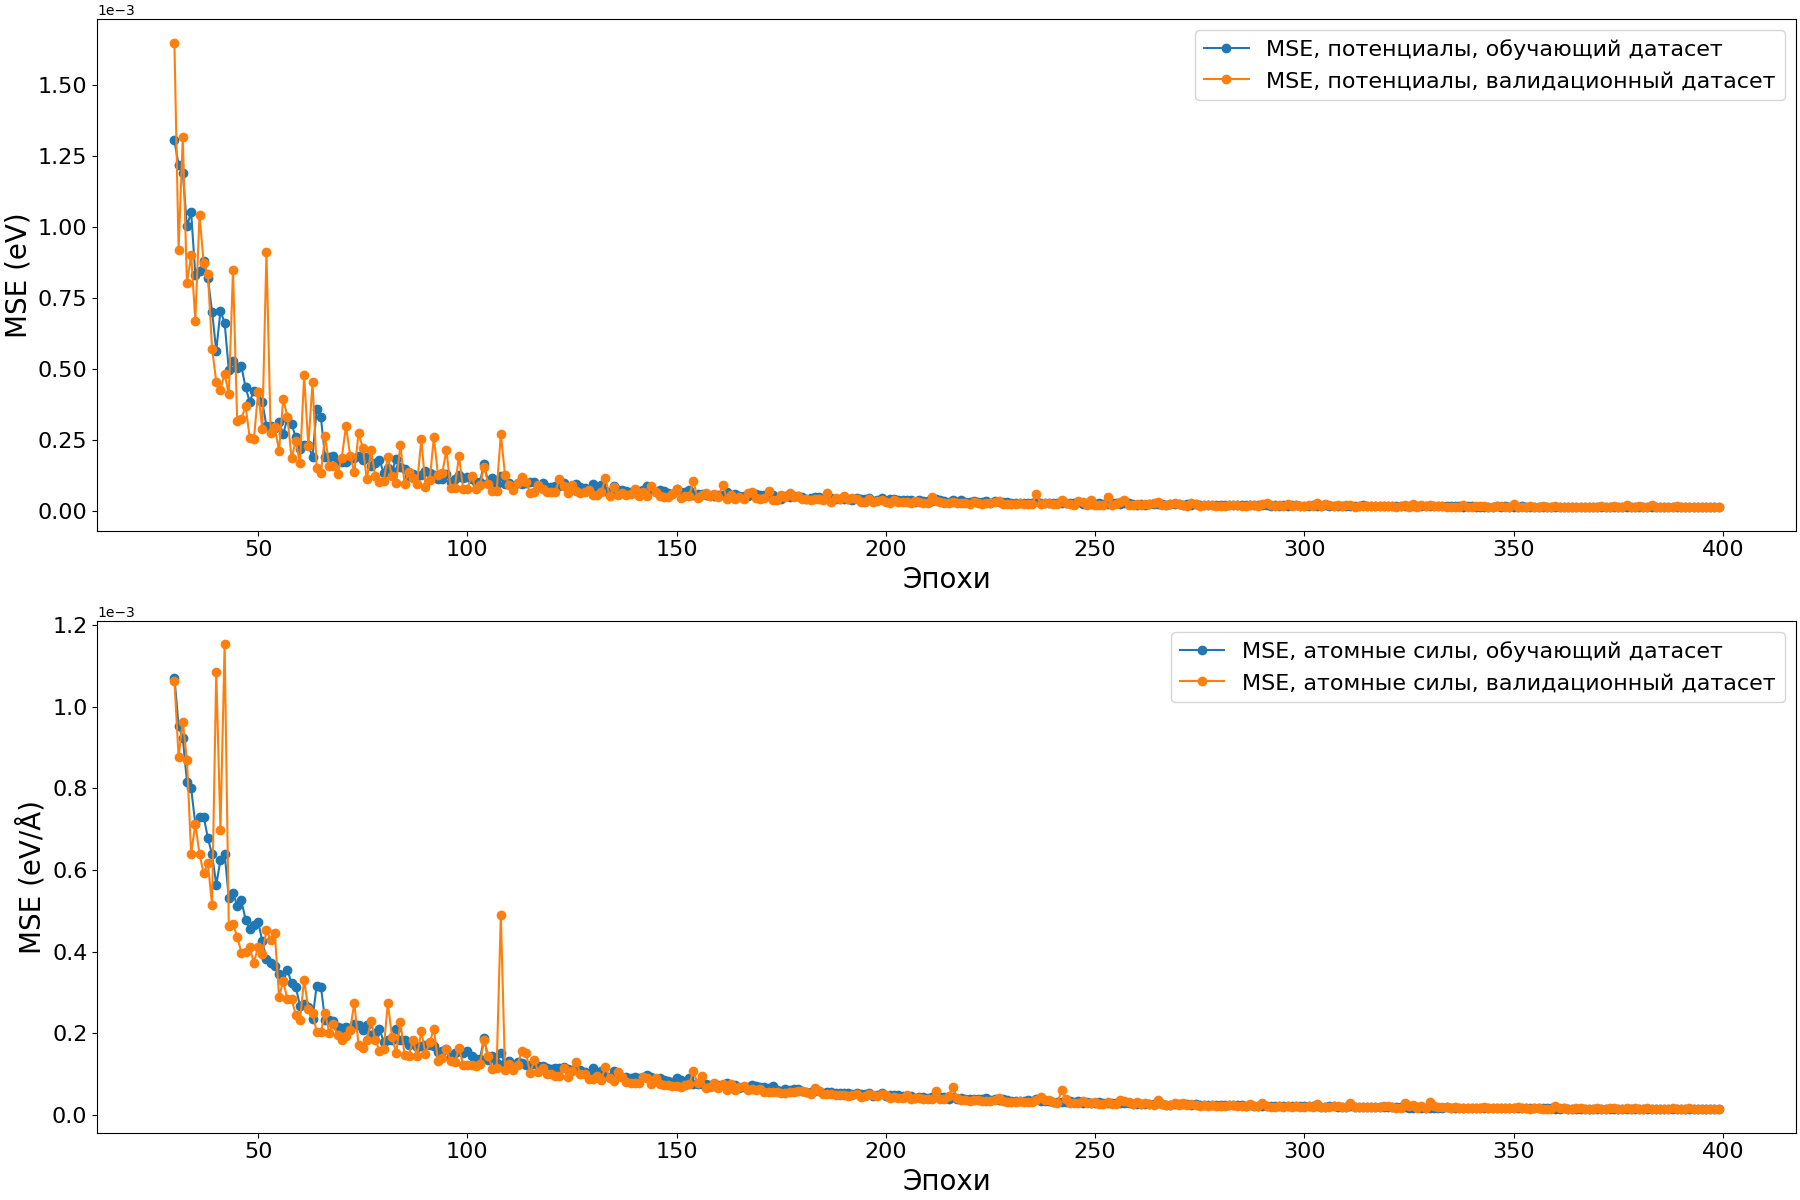

Write Python code to recreate this figure.
#!/usr/bin/env python
# -*- coding: utf-8 -*-

import re
import traceback

import matplotlib.pyplot as plt
from matplotlib.ticker import ScalarFormatter
import numpy as np
import pandas as pd

data = {
    "train_e_nn": [],
    "val_e_nn": [],
    "train_f_nn": [],
    "val_f_nn": [],
    "train_total": [],
    "val_total": [],
}

with open("output/net_dimer.log", "r") as file:
    line = file.readline()
    while line:
        try:
            info = re.findall(r"\d+.\d+e[+-]+\d+", line)
            if len(info) == 0:
                line = file.readline()
                continue
            if line.find("training") != -1:
                e_rmse, f_rmse, total_rmse = info
                data["train_e_nn"].append(float(e_rmse))
                data["train_f_nn"].append(float(f_rmse))
                data["train_total"].append(float(total_rmse))
            elif line.find("validation") != -1:
                info = re.findall(r"\d+.\d+e[+-]+\d+", line)
                e_rmse, f_rmse, total_rmse = info
                data["val_e_nn"].append(float(e_rmse))
                data["val_f_nn"].append(float(f_rmse))
                data["val_total"].append(float(total_rmse))
            line = file.readline()

        except Exception:
            traceback.print_exc()
            exit(1)

shift = 30
data = {key: np.array(value)[shift:400] for key, value in data.items()}

fig, ax = plt.subplots(2, constrained_layout=True, figsize=(18, 12))

ax[0].plot(
    range(shift, len(data["train_e_nn"]) + shift),
    data["train_e_nn"],
    marker="o",
    label="MSE, потенциалы, обучающий датасет",
)
ax[0].plot(
    range(shift, len(data["val_e_nn"]) + shift),
    data["val_e_nn"],
    marker="o",
    label="MSE, потенциалы, валидационный датасет",
)

ax[0].set_xlabel("Эпохи", fontsize=20, color="black")
ax[0].set_ylabel("MSE (eV)", fontsize=20, color="black")
ax[0].tick_params(axis="both", which="major", labelsize=16)
ax[0].ticklabel_format(style="scientific", axis="y", scilimits=(0, 0))
ax[0].legend(fontsize=16)

ax[1].plot(
    range(shift, len(data["train_f_nn"]) + shift),
    data["train_f_nn"],
    marker="o",
    label="MSE, атомные силы, обучающий датасет",
)
ax[1].plot(
    range(shift, len(data["val_f_nn"]) + shift),
    data["val_f_nn"],
    marker="o",
    label="MSE, атомные силы, валидационный датасет",
)

ax[1].set_xlabel("Эпохи", fontsize=20, color="black")
ax[1].set_ylabel("MSE (eV/\u212b)", fontsize=20, color="black")
ax[1].tick_params(axis="both", which="major", labelsize=16)
ax[1].ticklabel_format(style="scientific", axis="y", scilimits=(0, 0))
ax[1].legend(fontsize=16)

fig.savefig("plot_errors_.png")

fig, ax = plt.subplots(figsize=(10, 9))

ax.plot(
    range(shift, len(data["train_e_nn"]) + shift),
    data["train_e_nn"],
    marker="o",
    label="MSE, потенциалы, обучающий датасет",
)
ax.plot(
    range(shift, len(data["val_e_nn"]) + shift),
    data["val_e_nn"],
    marker="o",
    label="MSE, потенциалы, валидационный датасет",
)

ax.set_xlabel("Эпохи", fontsize=20, color="black")
ax.set_ylabel("MSE (eV)", fontsize=20, color="black")
ax.legend(fontsize=16)
ax.tick_params(axis="both", which="major", labelsize=16)
ax.ticklabel_format(style="scientific", axis="y", scilimits=(0, 0))


fig.savefig("plot_potentials.png")

fig, ax = plt.subplots(figsize=(10, 9))

ax.plot(
    range(shift, len(data["train_f_nn"]) + shift),
    data["train_f_nn"],
    marker="o",
    label="MSE, атомные силы, обучающий датасет",
)
ax.plot(
    range(shift, len(data["val_f_nn"]) + shift),
    data["val_f_nn"],
    marker="o",
    label="MSE, атомные силы, валидационный датасет",
)

ax.set_xlabel("Эпохи", fontsize=20, color="black")
ax.set_ylabel("MSE (eV/\u212b)", fontsize=20, color="black")
ax.legend(fontsize=16)
ax.tick_params(axis="both", which="major", labelsize=16)
ax.ticklabel_format(style="scientific", axis="y", scilimits=(0, 0))

fig.savefig("plot_forces.png")
